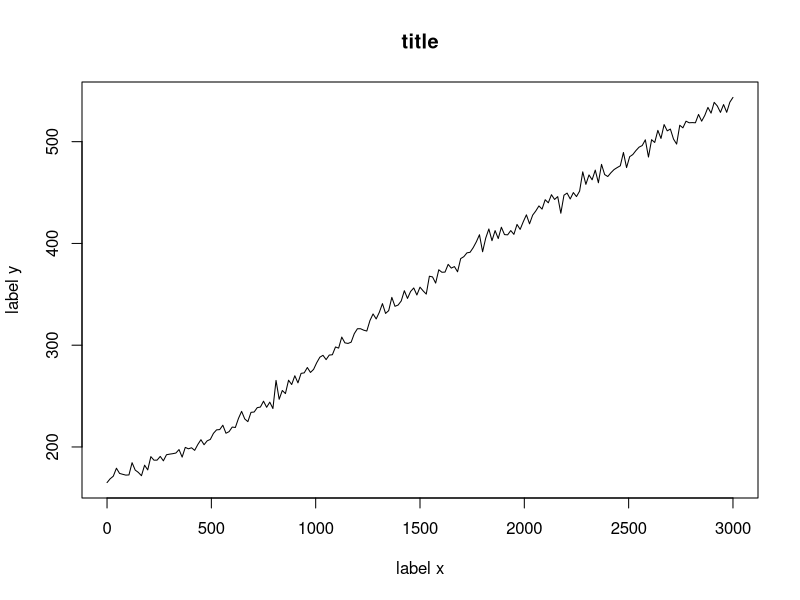
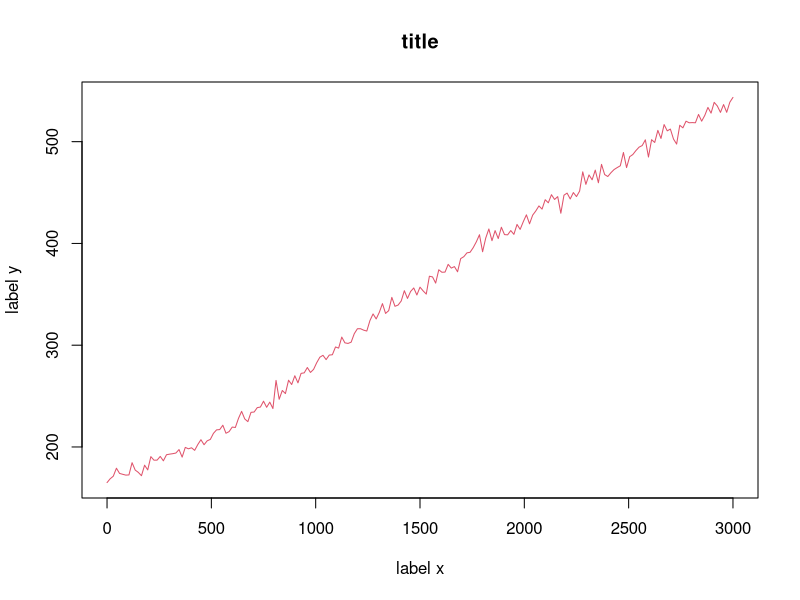
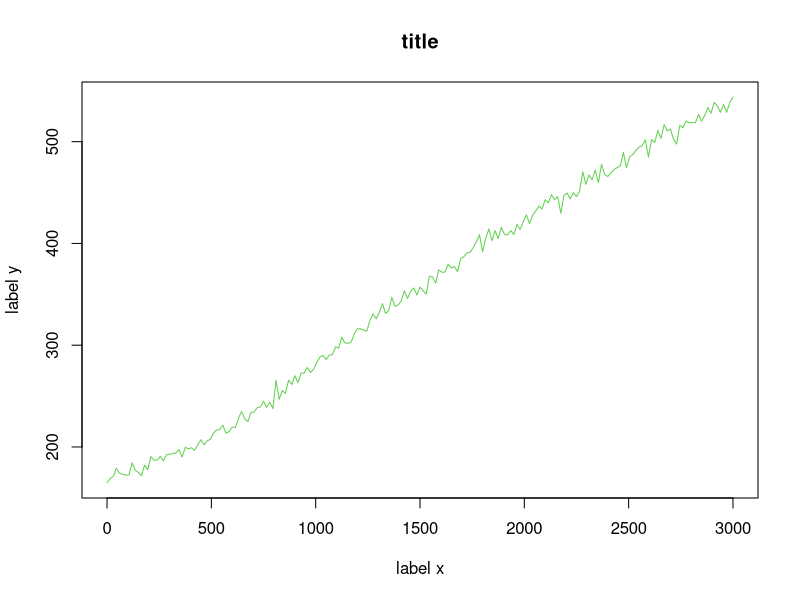
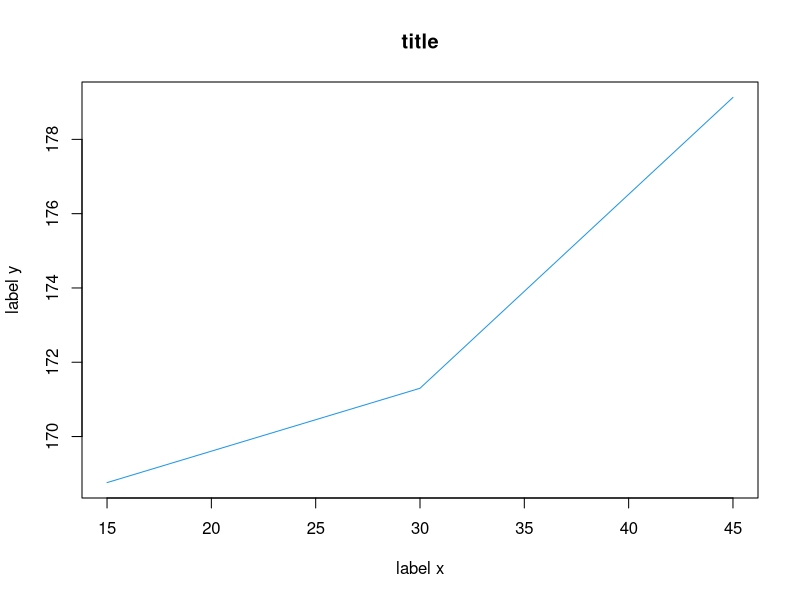
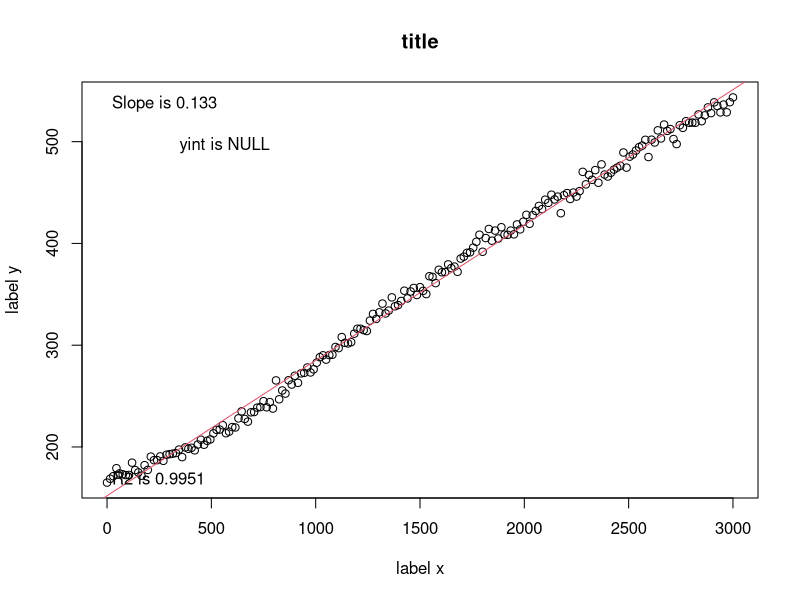

Write R code to recreate these figures, in order.
## ---- chunk 1
rm(list=ls())

#define single values for parameters
a<-3
b<-20
c<-1

#create arrays for parameters
#(start,end,step)
a<-seq(0,3,0.1)

#or you can fill an array with specific values
a<-c(0,2,1.3)
## ---- chunk 2
#read in data files

#simplest to put your .csv file in the same folder/directory as your .RMD file - then you have to read in the name of the file instead of defining the working directory

test=read.csv("test.csv")

#Access data to plot
#1 assign each column to variable

x1=test$Time
y1=test$ActinOnly

plot(x1,y1,xlab="label x",ylab="label y",main="title",type="l",col=c(1))

## ---- chunk 3
#2 Mini matrix

mini <- data.frame(x=test[,1],y=test[,2])

plot(mini$x,mini$y,xlab="label x",ylab="label y",main="title",type="l",col=c(2))
## ---- chunk 4
#3 work with original matrix

plot(test[,1],test[,2],xlab="label x",ylab="label y", main="title",type="l",col=c(3))

# best if no data manipulation before plotting

## ---- chunk 5
# plot only part of the data in your data set

st<-2
end<-4

plot(x1[st:end],y1[st:end],xlab="label x",ylab="label y", main="title",type="l",col=c(4))



## ---- chunk 6
#linear fits

fit<- lm(y1~x1)
intercept <- fit$coefficents[[1]]
slope <- fit$coefficients[[2]]

#extract r^2 value
R2 <- summary(fit)$r.squared

#plot data first, then plot regression line on top
plot(x1,y1,xlab="label x",ylab="label y",main="title",col=c(1))
abline(fit,col=c(2))


legend("topleft",bty="n",legend=paste("Slope is",format(slope,digits=4)))
legend("topleft",bty="n",legend=paste("yint is",format(intercept,digits=4)),inset=0.1) #push to right 0.1
legend("bottomleft",bty="n",legend=paste("R2 is",format(R2,digits=4)))
